Frame 1 (no input): blank canvas, image omitted
Frame 60 (the mouse pressed at the canvas centre just before this capture): blank canvas, image omitted
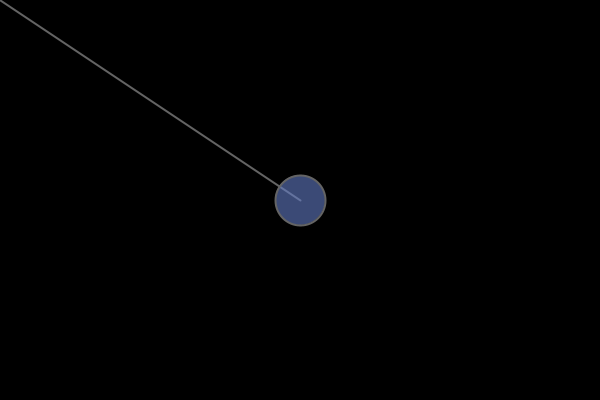
Frame 120 (the mouse held since frame 60 and released just before this capture)

The Processing sketch whose frames 1 and 60 were blank and that drew this single picture after the mouse press (run headless with seeded random() and noise(); from frame 60 on, the mouse is pressed at the canvas centre):

// Processing sketch: processing_108975
// ── processing_108975.pde

// Sketch to attach an ellipse at the end of a line, sort of an pendulum motion

void setup(){
    size(600,400);
    //stroke(0);
    strokeWeight(2);
}

void draw(){
    background(0);
    stroke(mouseY/2);
    line(0,0,mouseX,mouseY);
    fill(100,125,200,mouseX/2);
    ellipse(mouseX,mouseY,50,50);

}
